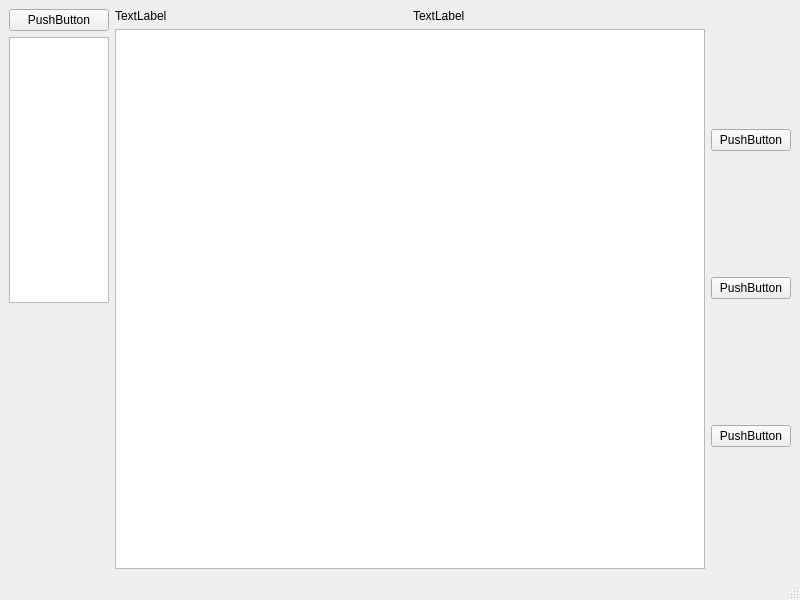
<?xml version="1.0" encoding="UTF-8"?>
<ui version="4.0">
 <class>testing_window</class>
 <widget class="QMainWindow" name="testing_window">
  <property name="geometry">
   <rect>
    <x>0</x>
    <y>0</y>
    <width>800</width>
    <height>600</height>
   </rect>
  </property>
  <property name="windowTitle">
   <string>MainWindow</string>
  </property>
  <widget class="QWidget" name="centralwidget">
   <layout class="QGridLayout" name="gridLayout">
    <item row="0" column="0">
     <layout class="QHBoxLayout" name="horizontalLayout_2">
      <item>
       <layout class="QVBoxLayout" name="verticalLayout_3">
        <item>
         <widget class="QPushButton" name="changer">
          <property name="maximumSize">
           <size>
            <width>100</width>
            <height>16777215</height>
           </size>
          </property>
          <property name="text">
           <string>PushButton</string>
          </property>
         </widget>
        </item>
        <item>
         <widget class="QListWidget" name="levels">
          <property name="maximumSize">
           <size>
            <width>100</width>
            <height>16777215</height>
           </size>
          </property>
         </widget>
        </item>
        <item>
         <spacer name="verticalSpacer">
          <property name="orientation">
           <enum>Qt::Vertical</enum>
          </property>
          <property name="sizeHint" stdset="0">
           <size>
            <width>20</width>
            <height>40</height>
           </size>
          </property>
         </spacer>
        </item>
       </layout>
      </item>
      <item>
       <layout class="QVBoxLayout" name="verticalLayout_2">
        <item>
         <layout class="QHBoxLayout" name="horizontalLayout">
          <item>
           <widget class="QLabel" name="task">
            <property name="text">
             <string>TextLabel</string>
            </property>
           </widget>
          </item>
          <item>
           <widget class="QLabel" name="errors">
            <property name="text">
             <string>TextLabel</string>
            </property>
           </widget>
          </item>
         </layout>
        </item>
        <item>
         <widget class="QListWidget" name="input_box">
          <property name="styleSheet">
           <string notr="true"/>
          </property>
         </widget>
        </item>
       </layout>
      </item>
      <item>
       <layout class="QVBoxLayout" name="verticalLayout">
        <item>
         <widget class="QPushButton" name="up">
          <property name="text">
           <string>PushButton</string>
          </property>
         </widget>
        </item>
        <item>
         <widget class="QPushButton" name="hint">
          <property name="text">
           <string>PushButton</string>
          </property>
         </widget>
        </item>
        <item>
         <widget class="QPushButton" name="down">
          <property name="text">
           <string>PushButton</string>
          </property>
         </widget>
        </item>
       </layout>
      </item>
     </layout>
    </item>
   </layout>
  </widget>
  <widget class="QMenuBar" name="menubar">
   <property name="geometry">
    <rect>
     <x>0</x>
     <y>0</y>
     <width>800</width>
     <height>20</height>
    </rect>
   </property>
  </widget>
  <widget class="QStatusBar" name="statusbar"/>
 </widget>
 <resources/>
 <connections/>
</ui>
